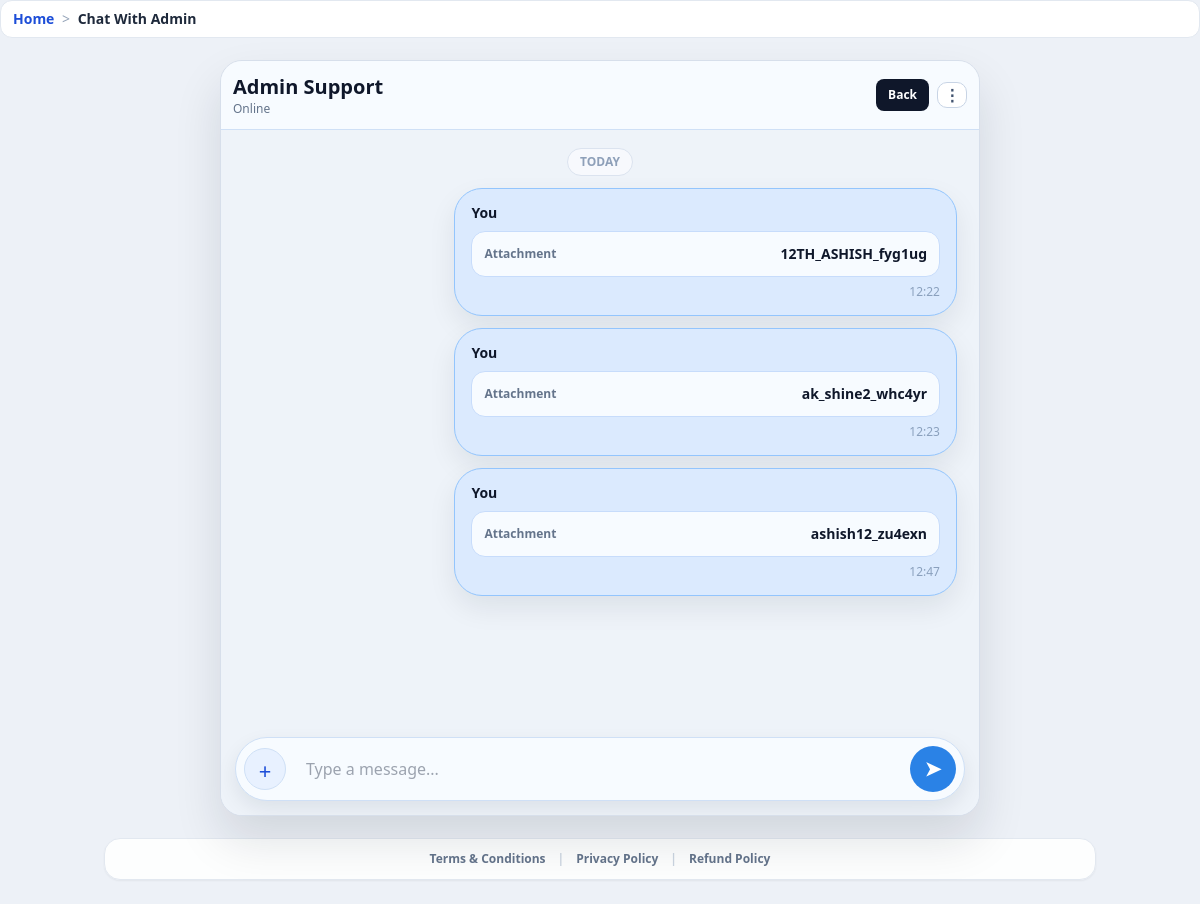
/chat/ (signed in), run on the app's committed database.
### accounts/models.py (models this page shows, shortened)
class ChatMessage(models.Model):
    profile = models.ForeignKey(UserProfile, on_delete=models.CASCADE, related_name="chat_messages")
    from_admin = models.BooleanField(default=False)
    message = models.TextField(blank=True)
    attachment = models.FileField(upload_to="chat_attachments/", null=True, blank=True)
    created_at = models.DateTimeField(auto_now_add=True)
    class Meta:
        ordering = ["created_at", "id"]

### core/views.py (the view, shortened to what this page needs)
# urls.py: path("chat/", views.user_chat, name="user_chat"),
@login_required
def user_chat(request):
    profile, _ = UserProfile.objects.get_or_create(user=request.user)
    messages_qs = _decorate_chat_messages(profile.chat_messages.all())
    return render(
        request,
        "portal_main/user_chat.html",
        {
            "profile": profile,
            "chat_enabled": profile.chat_enabled,
            "chat_messages": messages_qs,
        },
    )

### core/context_processors.py (called while the page is built)
def _humanize_slug(text):
    value = str(text or "").strip().replace("-", " ").replace("_", " ")
    if value.isdigit():
        return f"#{value}"
    return value.title() if value else "Page"

def breadcrumbs(request):
    path = (getattr(request, "path", "") or "/").split("?", 1)[0]
    if not path.startswith("/"):
        path = f"/{path}"
    crumbs = [{"label": "Home", "url": "/"}]
    if path == "/":
        return {"breadcrumbs": crumbs}
    running = ""
    for part in [p for p in path.strip("/").split("/") if p]:
        running += f"/{part}"
        url = f"{running}/"
        label = _humanize_slug(part)
        try:
            match = resolve(url)
            label = NAME_LABELS.get(match.url_name, label)
        except Resolver404:
            pass
        crumbs.append({"label": label, "url": url})
    deduped = [crumbs[0]]
    for item in crumbs[1:]:
        if item["label"] == deduped[-1]["label"] and item["url"] == deduped[-1]["url"]:
            continue
        deduped.append(item)
    return {"breadcrumbs": deduped}

### core/views.py (called while the page is built)
def _attachment_kind(file_ref):
    if hasattr(file_ref, "url") or hasattr(file_ref, "name"):
        file_name = getattr(file_ref, "name", "") or ""
        try:
            file_url = getattr(file_ref, "url", "") or ""
        except Exception:
            file_url = ""
    else:
        file_name = str(file_ref or "")
        file_url = str(file_ref or "")
    lower_name = (file_name or "").lower()
    lower_url = (file_url or "").lower()
    if lower_name.endswith(".pdf"):
        return "pdf"
    if lower_name.endswith(IMAGE_EXTENSIONS):
        return "image"
    if "res.cloudinary.com" in lower_url and "/image/" in lower_url:
        return "image"
    if "res.cloudinary.com" in lower_url and "/raw/" in lower_url and lower_name.endswith(".pdf"):
        return "pdf"
    return "file"

### templates/portal_main/user_chat.html (shortened to what this page needs)
{% extends 'base.html' %}
{% block body_class %}min-h-screen bg-[#edf1f7] text-slate-900{% endblock %}
{% block page_container_class %}max-w-none mx-auto p-0{% endblock %}
{% block content %}
<div class="chat-shell">
  <header class="chat-header">
    <div class="flex items-center justify-between gap-2">
      <div>
        <h1 class="text-xl font-black">Admin Support</h1>
        <p class="text-xs text-slate-500">{% if chat_enabled %}Online{% else %}Offline{% endif %}</p>
      </div>
      <div class="flex items-center gap-2">
        <a href="{% url 'role_select' %}" class="rounded-lg bg-slate-900 px-3 py-2 text-xs font-bold text-white">Back</a>
        <div class="menu-wrap">
          <button type="button" class="menu-btn header-menu-toggle">⋮</button>
        </div>
      </div>
    </div>
  </header>
  <section class="chat-body" id="chatBody">
    <div class="text-center mb-3"><span class="meta-pill">TODAY</span></div>
    <div id="chatThread" class="space-y-3">
      {% for msg in chat_messages %}
        <div class="bubble {% if msg.from_admin %}bubble-admin{% else %}bubble-user{% endif %}" data-message-row data-message-id="{{ msg.id }}">
          <div class="flex items-center justify-between gap-2">
            <div class="font-semibold text-sm">{% if msg.from_admin %}Admin{% else %}You{% endif %}</div>
          </div>
          {% if msg.attachment %}
            <div class="mt-2">
              {% if msg.attachment_kind == "image" %}
                <div class="att-image-wrap">
                  <img src="{{ msg.attachment_open_url }}" alt="{{ msg.attachment_name }}" class="att-image">
                  <div class="att-image-meta">{{ msg.created_at|date:"H:i" }}</div>
                </div>
              {% elif msg.attachment_kind == "pdf" %}
                <div class="att-box">
                  <div class="text-xs font-semibold text-rose-500">PDF DOCUMENT</div>
                  <div class="text-sm font-bold text-slate-900">{{ msg.attachment_name }}</div>
                </div>
              {% else %}
                <div class="att-box">
                  <div class="text-xs font-semibold text-slate-500">Attachment</div>
                  <div class="text-sm font-bold text-slate-900">{{ msg.attachment_name }}</div>
                </div>
              {% endif %}
            </div>
          {% endif %}
          {% if msg.attachment_kind != "image" %}<div class="msg-line">{{ msg.created_at|date:"H:i" }}</div>{% endif %}
        </div>
      {% empty %}
        <div class="text-sm text-slate-500">No messages yet.</div>
      {% endfor %}
    </div>
  </section>
  <section class="chat-input-wrap">
    <form id="sendMessageForm" method="post" enctype="multipart/form-data" class="chat-input-inner">
      <label for="attachmentInput" class="attach-btn {% if not chat_enabled %}attach-disabled{% endif %}">+</label>
      <input name="message" class="msg-input" placeholder="Type a message..." {% if not chat_enabled %}disabled{% endif %}>
      <button type="submit" class="send-btn disabled:opacity-50" {% if not chat_enabled %}disabled{% endif %}>&#10148;</button>
    </form>
  </section>
</div>
{% endblock %}

### templates/base.html (style rules this page uses)
html, body { height: 100%; }
body { min-height: 100dvh; }

### templates/portal_main/user_chat.html (style rules this page uses)
:root { --chat-bg:#e7f1ff; --chat-bg2:#f7fbff; --chat-border:#cfe0f6; }
.chat-shell { height:100vh; background:linear-gradient(180deg, var(--chat-bg2), var(--chat-bg)); display:flex; flex-direction:column; width:100%; overflow:hidden; }
.chat-header { background:var(--chat-bg2); border-bottom:1px solid var(--chat-border); padding:12px; position:sticky; top:0; z-index:5; }
.chat-body { flex:1; min-height:0; overflow-y:auto; padding:14px 12px 110px; }
.chat-input-wrap { position:fixed; left:0; right:0; bottom:0; padding:10px 12px 14px; background:linear-gradient(180deg, rgba(255,253,242,0), var(--chat-bg2) 55%); }
.chat-input-inner { max-width:460px; margin:0 auto; display:flex; align-items:center; gap:10px; border:1px solid #cfe0f6; background:var(--chat-bg2); border-radius:999px; padding:8px; box-shadow:0 8px 20px rgba(15,23,42,.08); }
.bubble { border-radius:28px; padding:14px 16px; max-width:86%; border:1px solid #d7dfeb; box-shadow:0 12px 28px rgba(15,23,42,.08); }
.bubble-user { background:#dbeafe; border-color:#93c5fd; margin-left:auto; color:#0f172a; }
.att-box { margin-top:8px; border:1px solid #c7dcfb; background:#f7fbff; border-radius:14px; padding:12px; display:flex; align-items:center; justify-content:space-between; gap:10px; }
.msg-line { font-size:12px; color:#8aa0bd; margin-top:6px; text-align:right; }
.menu-wrap { position:relative; }
.menu-btn { border:1px solid #c8d4e5; background:#fff; border-radius:10px; width:30px; height:26px; font-weight:900; color:#41536f; }
#chatThread { padding-right:4px; }
.send-btn { border-radius:999px; width:46px; height:46px; border:none; background:#2a82e6; color:#fff; display:grid; place-items:center; font-size:20px; font-weight:900; }
.attach-btn { border-radius:999px; width:42px; height:42px; border:1px solid #cfe0f6; background:#e8f1ff; color:#1d4ed8; font-size:22px; line-height:42px; text-align:center; cursor:pointer; }
.msg-input { flex:1; background:transparent; border:none; color:#0f172a; font-size:16px; outline:none; }
.meta-pill { display:inline-flex; border-radius:999px; background:#f7f9fd; color:#8ea0b9; border:1px solid #dbe3ef; font-size:12px; font-weight:800; padding:4px 12px; }
@media (min-width: 900px) { .chat-shell { max-width: 760px; margin: 22px auto; height: calc(100vh - 44px); border: 1px solid #d7dfeb; border-radius: 22px; overflow: hidden; box-shadow: 0 24px 48px rgba(15, 23, 42, .12); position: relative; background: #eef3f9; } }
@media (min-width: 900px) { .chat-body { padding: 18px 18px 108px; } }
@media (min-width: 900px) { .chat-input-wrap { position: absolute; left: 0; right: 0; bottom: 0; padding: 10px 14px 14px; background: linear-gradient(180deg, rgba(238,243,249,0), #eef3f9 45%); } }
@media (min-width: 900px) { .chat-input-inner { max-width: none; } }
@media (min-width: 900px) { .bubble { max-width: 70%; } }

### data on the page
ChatMessage: from_admin "You", attachment_name "12TH_ASHISH_fyg1ug", created_at "12:22"
ChatMessage: from_admin "You", attachment_name "ak_shine2_whc4yr", created_at "12:23"
ChatMessage: from_admin "You", attachment_name "ashish12_zu4exn", created_at "12:47"

### other printed values
{{ crumb.label }} "Home"
{{ crumb.label }} "Chat With Admin"
